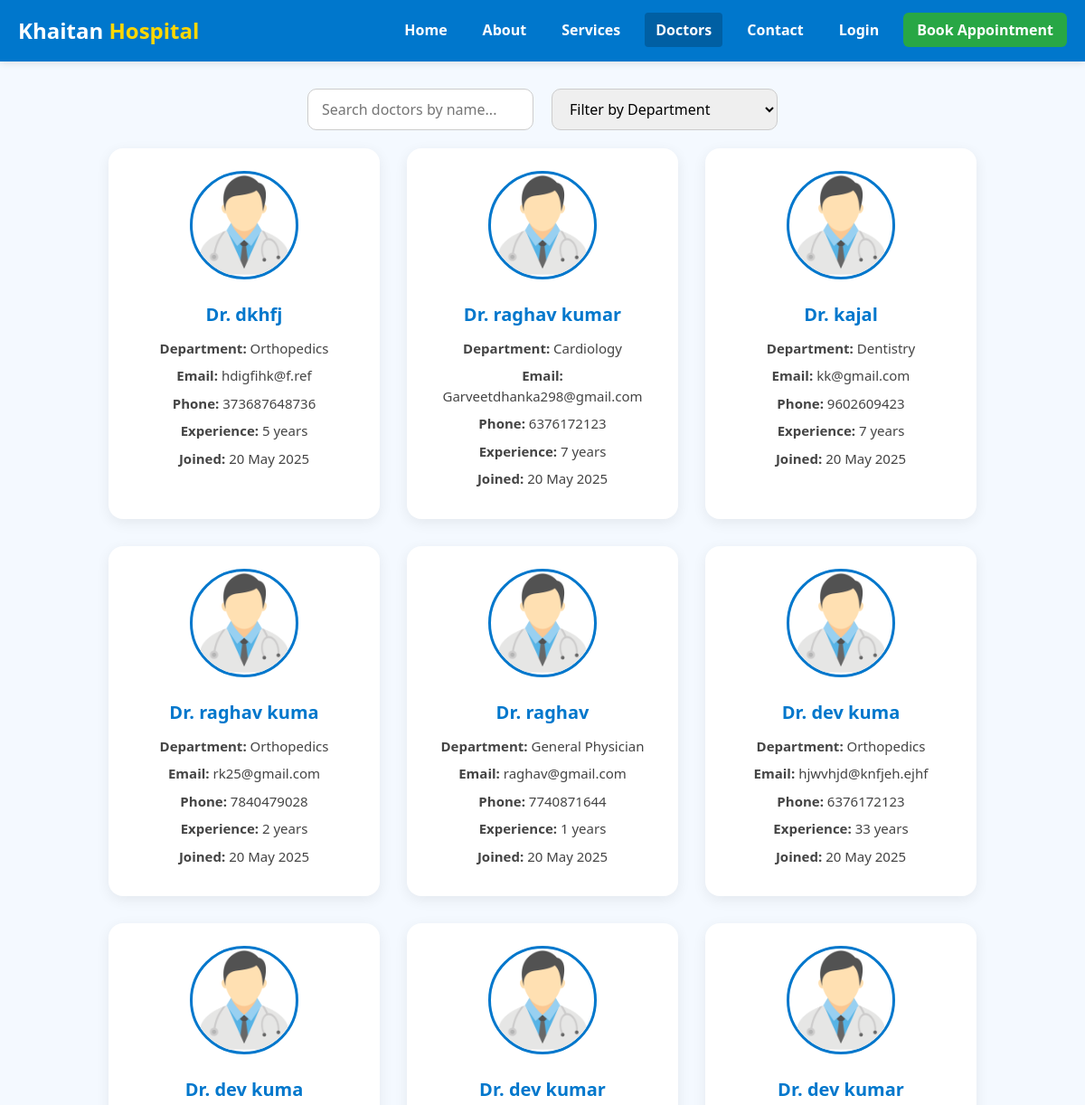
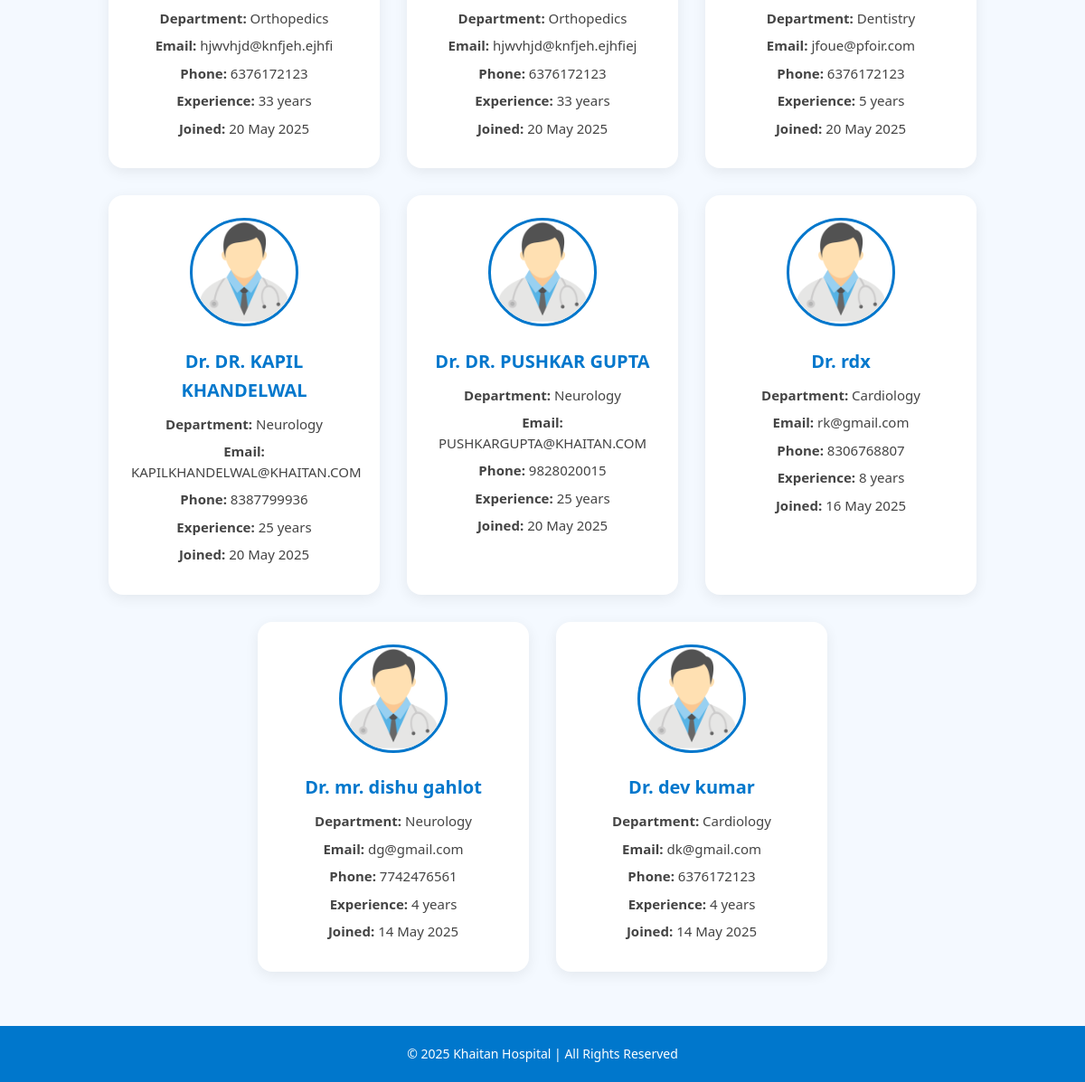
The app's page /doctors.php with its own data (2 pictures, top to bottom).
### tables this page shows
CREATE TABLE `doctors` (
  `id` int(11) NOT NULL,
  `doctor_name` varchar(255) NOT NULL,
  `email` varchar(255) NOT NULL,
  `phone` varchar(15) NOT NULL,
  `department` varchar(255) DEFAULT NULL,
  `experience` int(11) NOT NULL,
  `created_at` timestamp NOT NULL DEFAULT current_timestamp()
);

### doctors.php (the view, shortened to what this page needs)
<?php include 'config.php'; ?>
<!DOCTYPE html>
<html lang="en">
<head>
  <link rel="stylesheet" href="style.css" />
</head>
<body>
<header class="navbar">
  <div class="logo">Khaitan <span>Hospital</span></div>
  <nav class="nav">
    <ul class="nav-list">
      <li><a href="userpannel.php">Home</a></li>
      <li><a href="about.html">About</a></li>
      <li><a href="services.html">Services</a></li>
      <li><a href="doctors.php" class="active">Doctors</a></li>
      <li><a href="contact.html">Contact</a></li>
      <li><a href="login.html">Login</a></li>
      <li><a href="appointment.php" class="btn-appoint">Book Appointment</a></li>
    </ul>
  </nav>
</header>
<div class="search-filter-container">
  <input type="text" id="searchInput" placeholder="Search doctors by name..." />
  <select id="departmentFilter">
    <option value="">Filter by Department</option>
  </select>
</div>
<div class="doctors-section" id="doctorsContainer">
  <?php
    $fixedImage = 'doctor.png';
    $sql = "SELECT * FROM doctors ORDER BY created_at DESC";
    $result = mysqli_query($conn, $sql);
    if (mysqli_num_rows($result) > 0) {
      while ($row = mysqli_fetch_assoc($result)) {
        echo '<div class="doctor-card" data-name="'.strtolower(htmlspecialchars($row['doctor_name'])).'" data-department="'.strtolower(htmlspecialchars($row['department'])).'">';
        echo '<img src="' . $fixedImage . '" alt="Dr. ' . htmlspecialchars($row['doctor_name']) . '">';
        echo '<h3>Dr. ' . htmlspecialchars($row['doctor_name']) . '</h3>';
        echo '<p><strong>Department:</strong> ' . htmlspecialchars($row['department']) . '</p>';
        echo '<p><strong>Email:</strong> ' . htmlspecialchars($row['email']) . '</p>';
        echo '<p><strong>Phone:</strong> ' . htmlspecialchars($row['phone']) . '</p>';
        echo '<p><strong>Experience:</strong> ' . htmlspecialchars($row['experience']) . ' years</p>';
        echo '<p><strong>Joined:</strong> ' . date('d M Y', strtotime($row['created_at'])) . '</p>';
        echo '</div>';
      }
    } else {
      echo "<p>No doctors found in the database.</p>";
    }
  ?>
</div>
<footer>
  &copy; 2025 Khaitan Hospital | All Rights Reserved
</footer>
</body>
</html>

### style.css (style rules this page uses)
* { margin: 0; padding: 0; box-sizing: border-box; font-family: 'Segoe UI', Tahoma, Geneva, Verdana, sans-serif; }
body { background-color: #f8f9fa; color: #333; line-height: 1.6; }
a { text-decoration: none; color: inherit; }
.logo { font-size: 26px; font-weight: bold; color: #0077cc; }
.nav { display: flex; gap: 20px; flex-wrap: wrap; }
.nav a { color: #333; padding: 6px 12px; border-radius: 4px; transition: 0.3s; }
.nav a:hover, .nav .active { background-color: #0077cc; color: white; }
.nav { flex-grow: 1; display: flex; justify-content: flex-end; }
.nav-list { list-style: none; display: flex; gap: 15px; align-items: center; }
.nav-list li a { color: #333; padding: 8px 12px; border-radius: 5px; font-weight: 500; transition: 0.3s; }
.nav-list li a:hover, .nav-list li a.active { background-color: #0077cc; color: #fff; }
.btn-appoint { background-color: #ff5c5c; color: white !important; padding: 8px 15px; border-radius: 5px; font-weight: 600; transition: background 0.3s; }
.doctors-section { padding: 50px 20px; background: #f9f9f9; }
.doctor-card { background-color: #fff; border-radius: 15px; padding: 20px; box-shadow: 0 4px 12px rgba(0,0,0,0.1); transition: transform 0.3s; }
.doctor-card h3 { font-size: 20px; color: #0077cc; margin-bottom: 10px; }
.doctor-card p { font-size: 14px; color: #444; margin: 5px 0; }
.doctors-section { padding: 60px 20px; background: #f4f9ff; }
.doctor-card { background-color: white; border-radius: 15px; padding: 20px; box-shadow: 0 4px 12px rgba(0,0,0,0.08); transition: transform 0.3s; }
.doctor-card p { font-size: 14px; color: #444; margin: 6px 0; }
.logo { font-size: 28px; font-weight: bold; color: #0077cc; }
.btn-appoint { background-color: #28a745; color: white !important; padding: 8px 16px; border-radius: 20px; font-weight: 600; transition: background 0.3s ease; }
.doctor-card { width: 280px; padding: 20px; background: #f9f9f9; border-radius: 12px; box-shadow: 0 6px 12px rgba(0, 0, 0, 0.1); text-align: center; transition: 0.3s ease; }
.doctor-card img { width: 100px; height: 100px; object-fit: cover; border-radius: 50%; margin-bottom: 10px; }
.doctor-card { background: #fff; border-radius: 10px; box-shadow: 0 0 10px rgba(0,0,0,0.1); padding: 20px; text-align: center; transition: transform 0.3s; }
.doctor-card img { width: 120px; height: 120px; border-radius: 50%; object-fit: cover; margin-bottom: 10px; }
.logo { font-size: 1.8rem; font-weight: 700; color: #fff; }
.logo span { color: #ffd700; }
.nav-list { list-style: none; display: flex; gap: 20px; margin: 0; padding: 0; }
.nav-list a { color: #fff; text-decoration: none; font-weight: 500; transition: color 0.3s ease; }
.nav-list a:hover, .nav-list a.active { color: #ffd700; }
.btn-appoint { background-color: #55e855; color: #000; padding: 8px 14px; border-radius: 5px; font-weight: 600; transition: background-color 0.3s ease; }

### records on screen
doctors: doctor_name "dkhfj", department "Orthopedics", email "hdigfihk@f.ref", phone "373687648736", experience "5", created_at "20 May 2025"
doctors: doctor_name "raghav kumar", department "Cardiology", email "Garveetdhanka298@gmail.com", phone "6376172123", experience "7", created_at "20 May 2025"
doctors: doctor_name "kajal", department "Dentistry", email "kk@gmail.com", phone "9602609423", experience "7", created_at "20 May 2025"
doctors: doctor_name "raghav kuma", department "Orthopedics", email "rk25@gmail.com", phone "7840479028", experience "2", created_at "20 May 2025"
doctors: doctor_name "raghav", department "General Physician", email "raghav@gmail.com", phone "7740871644", experience "1", created_at "20 May 2025"
doctors: doctor_name "dev kuma", department "Orthopedics", email "hjwvhjd@knfjeh.ejhf", phone "6376172123", experience "33", created_at "20 May 2025"
doctors: doctor_name "dev kuma", department "Orthopedics", email "hjwvhjd@knfjeh.ejhfi", phone "6376172123", experience "33", created_at "20 May 2025"
doctors: doctor_name "dev kumar", department "Orthopedics", email "hjwvhjd@knfjeh.ejhfiej", phone "6376172123", experience "33", created_at "20 May 2025"
doctors: doctor_name "dev kumar", department "Dentistry", email "jfoue@pfoir.com", phone "6376172123", experience "5", created_at "20 May 2025"
doctors: doctor_name "DR. KAPIL KHANDELWAL", department "Neurology", email "KAPILKHANDELWAL@KHAITAN.COM", phone "8387799936", experience "25", created_at "20 May 2025"
doctors: doctor_name "DR. PUSHKAR GUPTA", department "Neurology", email "PUSHKARGUPTA@KHAITAN.COM", phone "9828020015", experience "25", created_at "20 May 2025"
doctors: doctor_name "rdx", department "Cardiology", email "rk@gmail.com", phone "8306768807", experience "8", created_at "16 May 2025"
doctors: doctor_name "mr. dishu gahlot", department "Neurology", email "dg@gmail.com", phone "7742476561", experience "4", created_at "14 May 2025"
doctors: doctor_name "dev kumar", department "Cardiology", email "dk@gmail.com", phone "6376172123", experience "4", created_at "14 May 2025"
